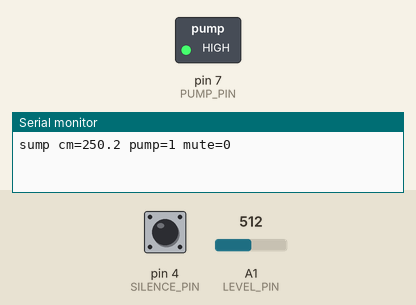
Recording of a sketch running on a simulated Arduino Uno, built with avr-gcc and run on an emulated ATmega328P. Parts: switched loads named in the sketch (green lamp = pin HIGH), the last lines printed to the serial monitor. Inputs (shaded band) come from the test bench; at power-on: A1 (LEVEL_PIN) = 512, pin 4 (SILENCE_PIN) HIGH.

Above: at 1.2 s.
1.3 s: A1 (LEVEL_PIN) set to 103
2.8 s: A1 (LEVEL_PIN) set to 87
At 3.1 s:
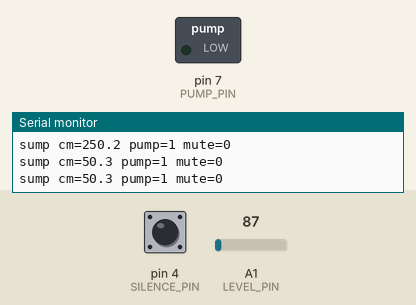
4.3 s: A1 (LEVEL_PIN) set to 122
At 4.9 s:
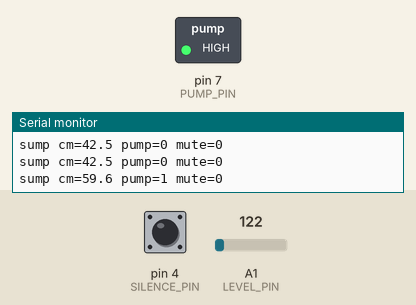
5.8 s: A1 (LEVEL_PIN) set to 0
At 6.6 s:
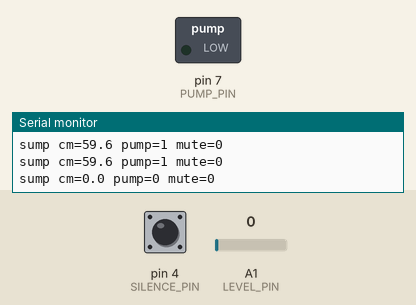
Timing chart, 0 to 8.3 s (numbered marks = the images above; inputs shaded):
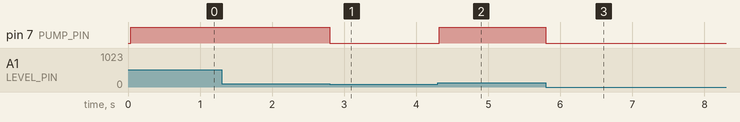

The sketch:

sketch.ino
```cpp
// Basement sump controller.
// Ultrasonic level proxy as linear voltage on A1, pump contactor on D7,
// silence button on D4 (active LOW, pull-up).

const uint8_t LEVEL_PIN = A1;
const uint8_t PUMP_PIN = 7;
const uint8_t SILENCE_PIN = 4;

const float START_CM = 45.0f;
const float MV_PER_CM = 10.0f;
const unsigned long POLL_MS = 40;
const unsigned long LOG_MS = 800;

bool pumpOn = false;
bool silenceLatched = false;
unsigned long lastPoll = 0;
unsigned long lastLog = 0;
float levelCm = 0.0f;

float sampleLevelCm()
{
    int adc = analogRead(LEVEL_PIN);
    float mv = adc * (5000.0f / 1023.0f);
    return mv / MV_PER_CM;
}

void setPump(bool on)
{
    pumpOn = on;
    digitalWrite(PUMP_PIN, on ? HIGH : LOW);
}

void emitLog()
{
    Serial.print("sump cm=");
    Serial.print(levelCm, 1);
    Serial.print(" pump=");
    Serial.print(pumpOn ? 1 : 0);
    Serial.print(" mute=");
    Serial.println(silenceLatched ? 1 : 0);
}

void setup()
{
    pinMode(PUMP_PIN, OUTPUT);
    pinMode(SILENCE_PIN, INPUT_PULLUP);
    digitalWrite(PUMP_PIN, LOW);
    Serial.begin(9600);
    lastPoll = millis();
    lastLog = millis();
}

void loop()
{
    unsigned long t = millis();

    if (digitalRead(SILENCE_PIN) == LOW)
    {
        silenceLatched = true;
        setPump(false);
    }

    if (t - lastPoll >= POLL_MS)
    {
        lastPoll = t;
        levelCm = sampleLevelCm();

        if (!silenceLatched)
        {
            // Run whenever depth crosses the start mark.
            if (levelCm >= START_CM)
            {
                setPump(true);
            }
            else
            {
                setPump(false);
            }
        }
    }

    if (t - lastLog >= LOG_MS)
    {
        lastLog = t;
        emitLog();
    }
}
```

Measured:
- the behaviour switches between 93 and 92 on A1 (LEVEL_PIN) (found by bisection; images 0 and 1)
- after the input at 2.8 s, pin 7 (PUMP_PIN): HIGH → LOW at once
- after the input at 4.3 s, pin 7 (PUMP_PIN): LOW → HIGH at once
- after the input at 5.8 s, pin 7 (PUMP_PIN): HIGH → LOW at once
